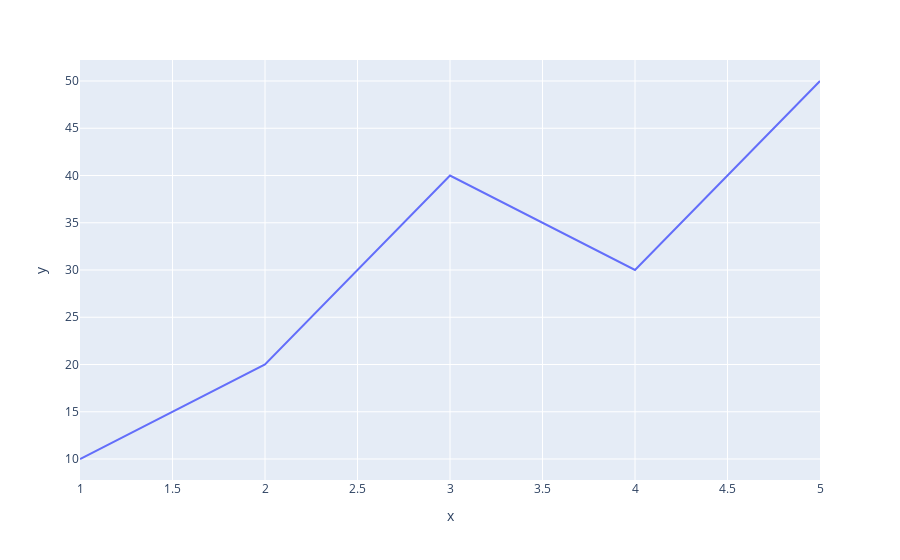

The notebook cell this image was saved under:
### Markdown cell above
### **Gráficos de Linha**

### Code cell
# gráfico
px.line(x=[1, 2, 3, 4, 5], y=[10, 20, 40, 30, 50])

### Figure 1 — Plotly figure (JSON) as saved in the notebook; plotly's stock layout.template omitted (floating-point values rounded to 4 significant figures)
{"data": [{"hovertemplate": "x=%{x}<br>y=%{y}<extra></extra>", "legendgroup": "", "line": {"color": "#636efa", "dash": "solid"}, "marker": {"symbol": "circle"}, "mode": "lines", "name": "", "orientation": "v", "showlegend": false, "type": "scatter", "x": [1, 2, 3, 4, 5], "xaxis": "x", "y": [10, 20, 40, 30, 50], "yaxis": "y"}], "layout": {"legend": {"tracegroupgap": 0}, "margin": {"t": 60}, "xaxis": {"anchor": "y", "domain": [0, 1], "title": {"text": "x"}}, "yaxis": {"anchor": "x", "domain": [0, 1], "title": {"text": "y"}}}}
